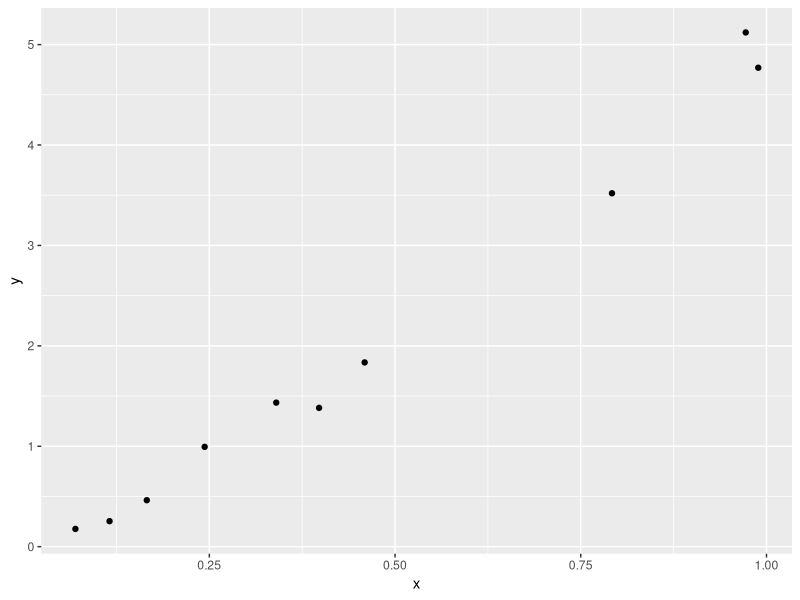
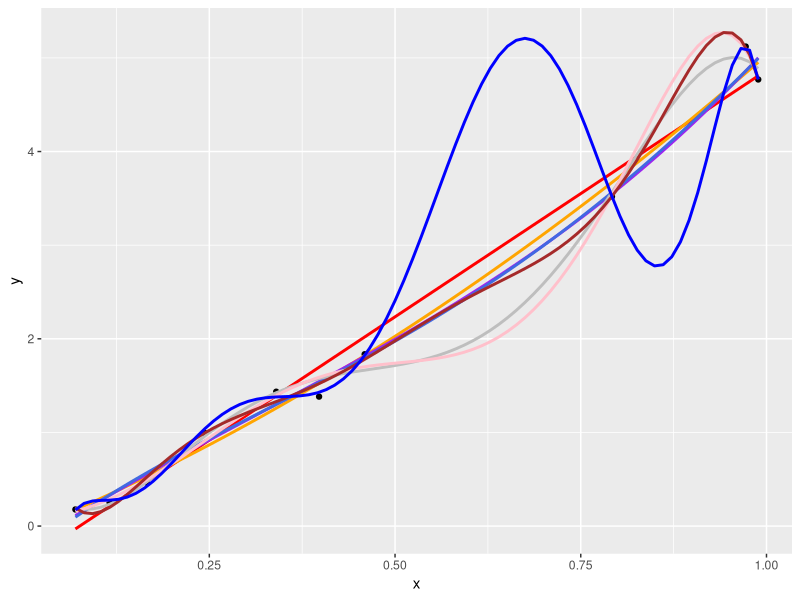
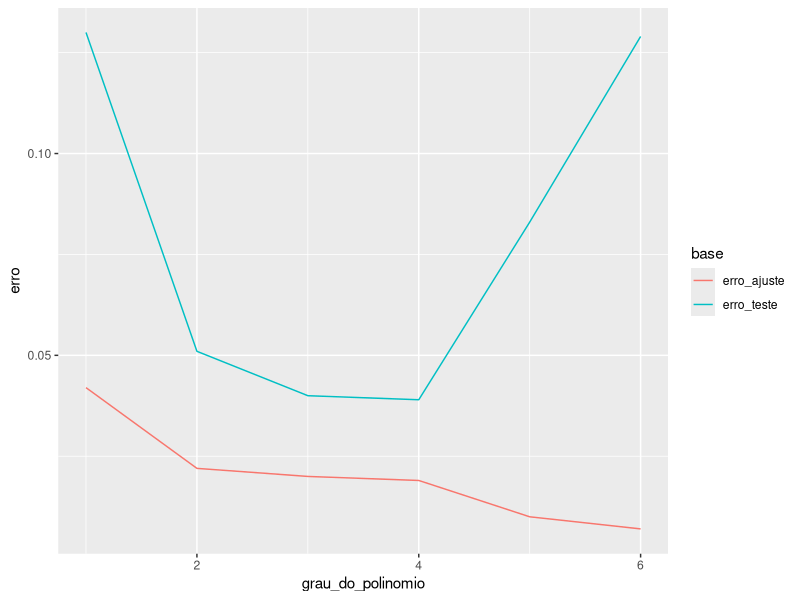

R code for these plots, in order:
## ---- chunk 1
# Pacotes -----------------------------------------------------------------
library(ggplot2)
library(tidyr)
library(dplyr)
## ---- chunk 2

# Gerar dados -------------------------------------------------------------
set.seed(7)
dados <- data_frame(
  x = runif(10),
  y = 2*x + 3*x^2 + rnorm(10, 0, 0.15) 
)

# gerando mais dados
dados2 <- data_frame(
  x = runif(100),
  y = 2*x + 3*x^2 + rnorm(100, 0, 0.1) 
)

## ---- chunk 3

ggplot(dados, aes(x = x, y = y)) + geom_point()

## ---- chunk 4

modelo <- lm(y ~ x, data = dados)
modelo2 <- lm(y ~ poly(x, 2), data = dados)
modelo3 <- lm(y ~ poly(x, 3), data = dados)
modelo4 <- lm(y ~ poly(x, 4), data = dados)
modelo5 <- lm(y ~ poly(x, 5), data = dados)
modelo6 <- lm(y ~ poly(x, 6), data = dados)
modelo7 <- lm(y ~ poly(x, 7), data = dados)
modelo8 <- lm(y ~ poly(x, 8), data = dados)
modelo9 <- lm(y ~ poly(x, 9), data = dados)

erro_modelo1 <- mean((dados$y - predict(modelo, newdata = dados))^2)
erro_modelo2 <- mean((dados$y - predict(modelo2, newdata = dados))^2)
erro_modelo3 <- mean((dados$y - predict(modelo3, newdata = dados))^2)
erro_modelo4 <- mean((dados$y - predict(modelo4, newdata = dados))^2)
erro_modelo5 <- mean((dados$y - predict(modelo5, newdata = dados))^2)
erro_modelo6 <- mean((dados$y - predict(modelo6, newdata = dados))^2)
erro_modelo7 <- mean((dados$y - predict(modelo7, newdata = dados))^2)
erro_modelo8 <- mean((dados$y - predict(modelo8, newdata = dados))^2)
erro_modelo9 <- mean((dados$y - predict(modelo9, newdata = dados))^2)

erro_ajuste <- c(erro_modelo1 = erro_modelo1,
erro_modelo2 = erro_modelo2,
erro_modelo3 = erro_modelo3,
erro_modelo4 = erro_modelo4,
erro_modelo5 = erro_modelo5,
erro_modelo6 = erro_modelo6,
erro_modelo7 = erro_modelo7,
erro_modelo8 = erro_modelo8,
erro_modelo9 = erro_modelo9) %>% round(3)

ggplot(dados, aes(x = x, y = y)) + geom_point() + 
  geom_smooth(formula = y ~ x, colour = "red", se = FALSE, method = 'lm') +
  geom_smooth(formula = y ~ poly(x, 2), colour = "orange", se = FALSE, method = 'lm') +
  geom_smooth(formula = y ~ poly(x, 3), colour = "purple", se = FALSE, method = 'lm') +
  geom_smooth(formula = y ~ poly(x, 4), colour = "royalblue", se = FALSE, method = 'lm') +
  geom_smooth(formula = y ~ poly(x, 5), colour = "grey", se = FALSE, method = 'lm') +
  geom_smooth(formula = y ~ poly(x, 6), colour = "pink", se = FALSE, method = 'lm') +
  geom_smooth(formula = y ~ poly(x, 7), colour = "brown", se = FALSE, method = 'lm') +
  geom_smooth(formula = y ~ poly(x, 8), colour = "blue", se = FALSE, method = 'lm') 


erro_modelo1 <- mean((dados2$y - predict(modelo, newdata = dados2))^2)
erro_modelo2 <- mean((dados2$y - predict(modelo2, newdata = dados2))^2)
erro_modelo3 <- mean((dados2$y - predict(modelo3, newdata = dados2))^2)
erro_modelo4 <- mean((dados2$y - predict(modelo4, newdata = dados2))^2)
erro_modelo5 <- mean((dados2$y - predict(modelo5, newdata = dados2))^2)
erro_modelo6 <- mean((dados2$y - predict(modelo6, newdata = dados2))^2)
erro_modelo7 <- mean((dados2$y - predict(modelo7, newdata = dados2))^2)
erro_modelo8 <- mean((dados2$y - predict(modelo8, newdata = dados2))^2)
erro_modelo9 <- mean((dados2$y - predict(modelo9, newdata = dados2))^2)

erro_teste <- c(erro_modelo1 = erro_modelo1,
                 erro_modelo2 = erro_modelo2,
                 erro_modelo3 = erro_modelo3,
                 erro_modelo4 = erro_modelo4,
                 erro_modelo5 = erro_modelo5,
                 erro_modelo6 = erro_modelo6,
                 erro_modelo7 = erro_modelo7,
                 erro_modelo8 = erro_modelo8,
                 erro_modelo9 = erro_modelo9) %>% round(3)
# 
# ggplot(dados, aes(x = x, y = y)) + 
#   geom_point(data = dados2, colour = "orange") + 
#   geom_smooth(formula = y ~ x, colour = "red", se = FALSE, method = 'lm') +
#   geom_smooth(formula = y ~ poly(x, 2), colour = "orange", se = FALSE, method = 'lm') +
#   geom_smooth(formula = y ~ poly(x, 3), colour = "purple", se = FALSE, method = 'lm') +
#   geom_smooth(formula = y ~ poly(x, 4), colour = "royalblue", se = FALSE, method = 'lm') +
#   geom_smooth(formula = y ~ poly(x, 5), colour = "grey", se = FALSE, method = 'lm') +
#   geom_smooth(formula = y ~ poly(x, 6), colour = "pink", se = FALSE, method = 'lm') +
#   geom_smooth(formula = y ~ poly(x, 7), colour = "brown", se = FALSE, method = 'lm') +
#   geom_smooth(formula = y ~ poly(x, 8), colour = "blue", se = FALSE, method = 'lm') +
#   geom_point() 

## ---- chunk 5

cbind(erro_ajuste, erro_teste) %>%
  as.data.frame %>%
  mutate(grau_do_polinomio = 1:n()) %>%
  filter(grau_do_polinomio < 7) %>%
  gather(base, erro, starts_with("erro")) %>%
  ggplot() +
  geom_line(aes(x = grau_do_polinomio, y = erro, colour = base))
  # geom_smooth(aes(x = grau_do_polinomio, y = erro, colour = base), span = 1, se = FALSE)
